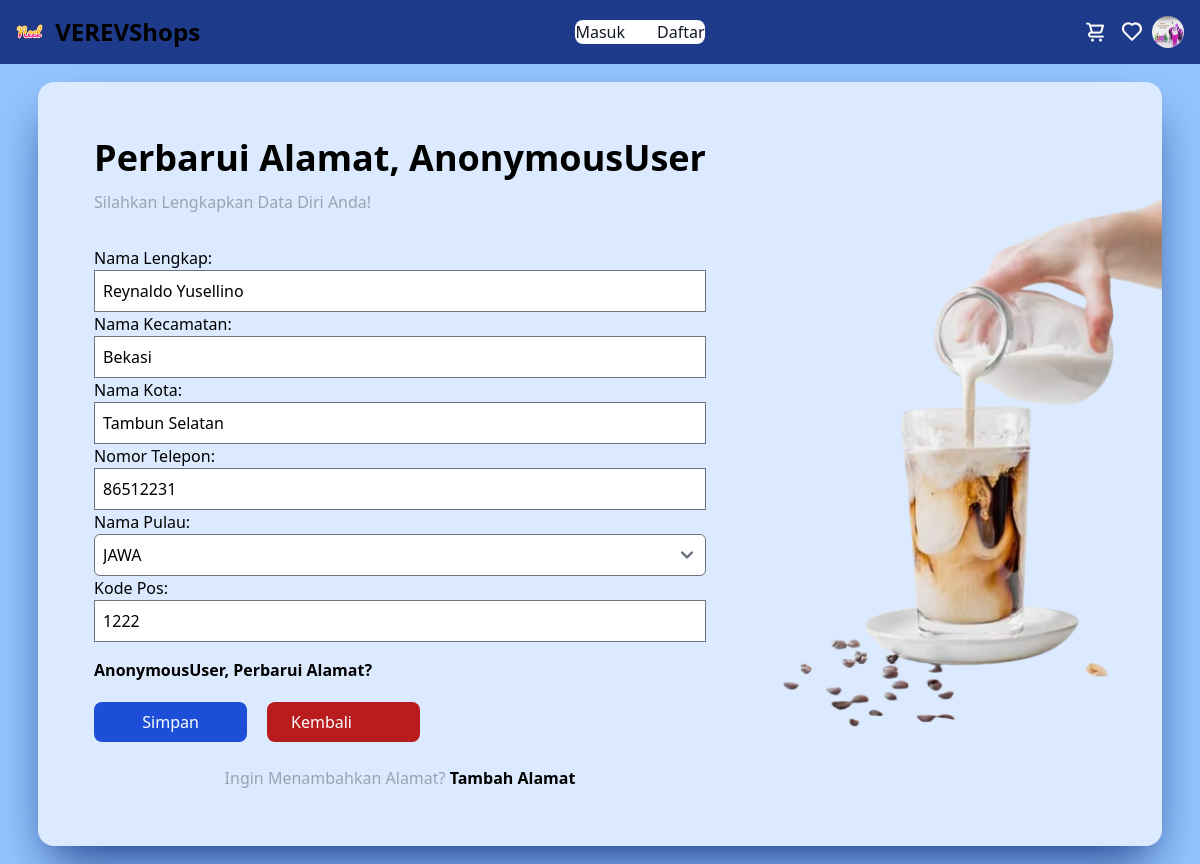
Screenshot of /updateSetting/1 with the database file from the repository.
### verevapp/models.py (models this page shows, shortened)
class Customer(models.Model):
    user = models.ForeignKey(User,on_delete=models.CASCADE)
    name = models.CharField(max_length=100)
    locality = models.CharField(max_length=100)
    city = models.CharField(max_length=100)
    mobile = models.IntegerField()
    zipcode = models.IntegerField()
    state = models.CharField(choices=AREA_CHOICES, max_length=100)

### verevapp/views.py (the view, shortened to what this page needs)
# urls.py: path("updateSetting/<int:pk>", views.updateSetting.as_view(), name='updateSetting'),
class updateSetting(View):
    def get(self, req, pk):
        add = Customer.objects.get(pk=pk)
        form = CustomerProfileForm(instance=add)
        return render(req, 'updateSetting.html', locals())

### templates/updateSetting.html (shortened to what this page needs)
{% include 'base.html' %}
{% include "navbar.html" %}
{% load static %}
<div class="flex items-center justify-center min-h-screen bg-blue-300">
    <div class="relative flex flex-col my-6 md:my-3 mx-6 space-y-8 bg-blue-100 shadow-2xl shadow-blue-900 rounded-2xl md:flex-row md:space-y-0">
        <div class="flex flex-col justify-center p-8 md:p-14">
            <span class="mb-3 text-4xl font-bold">Perbarui Alamat, {{ request.user }}</span>
            <span class="font-light text-gray-400 mb-8">
                Silahkan Lengkapkan Data Diri Anda!
            </span>
            <form method="post">
                {% for fm in form %}
                    {{ fm.label_tag }}{{ fm }}<p class="text-red-500">{{ fm.errors|striptags }}</p>
                {% endfor %}
                <div class="flex justify-between w-full pt-4">
                  <span class="font-bold text-black text-md">{{request.user}}, Perbarui Alamat?</span>
                </div>
                <div class="flex flex-row">
                    <button
                    type="submit"
                    class="w-1/4 my-5 px-6 bg-blue-700 text-white p-2 rounded-lg mb-6 hover:bg-blue-600"
                >
                    Simpan
                </button>
                <a href="{% url 'setting' %}"
                    class="w-1/4 mx-5 my-5 px-6 bg-red-700 text-white p-2 rounded-lg mb-6 hover:bg-red-600"
                >
                    Kembali
                </a>
                </div>
                <div class="text-center text-gray-400">
                    Ingin Menambahkan Alamat?
                    <a href="{% url 'profile' %}"><span class="font-bold text-black">Tambah Alamat</span></a>
                </div>
            </form>
        </div>
        <div class="relative">
            <img
                src="{% static 'images/coffe/kopisusu.png' %}"
                alt="img"
                class="w-[400px] h-full hidden rounded-r-2xl md:block object-contain"
            />
        </div>
    </div>
</div>

### rows the page displays
Customer: form "Reynaldo Yusellino" "Bekasi" "Tambun Selatan" "86512231" "JAWA" "1222"

### other values shown
{{ request.user }} "AnonymousUser"
{{ fm.label_tag }} "Nama Lengkap:" "Nama Kecamatan:" "Nama Kota:" "Nomor Telepon:" "Nama Pulau:" "Kode Pos:"
